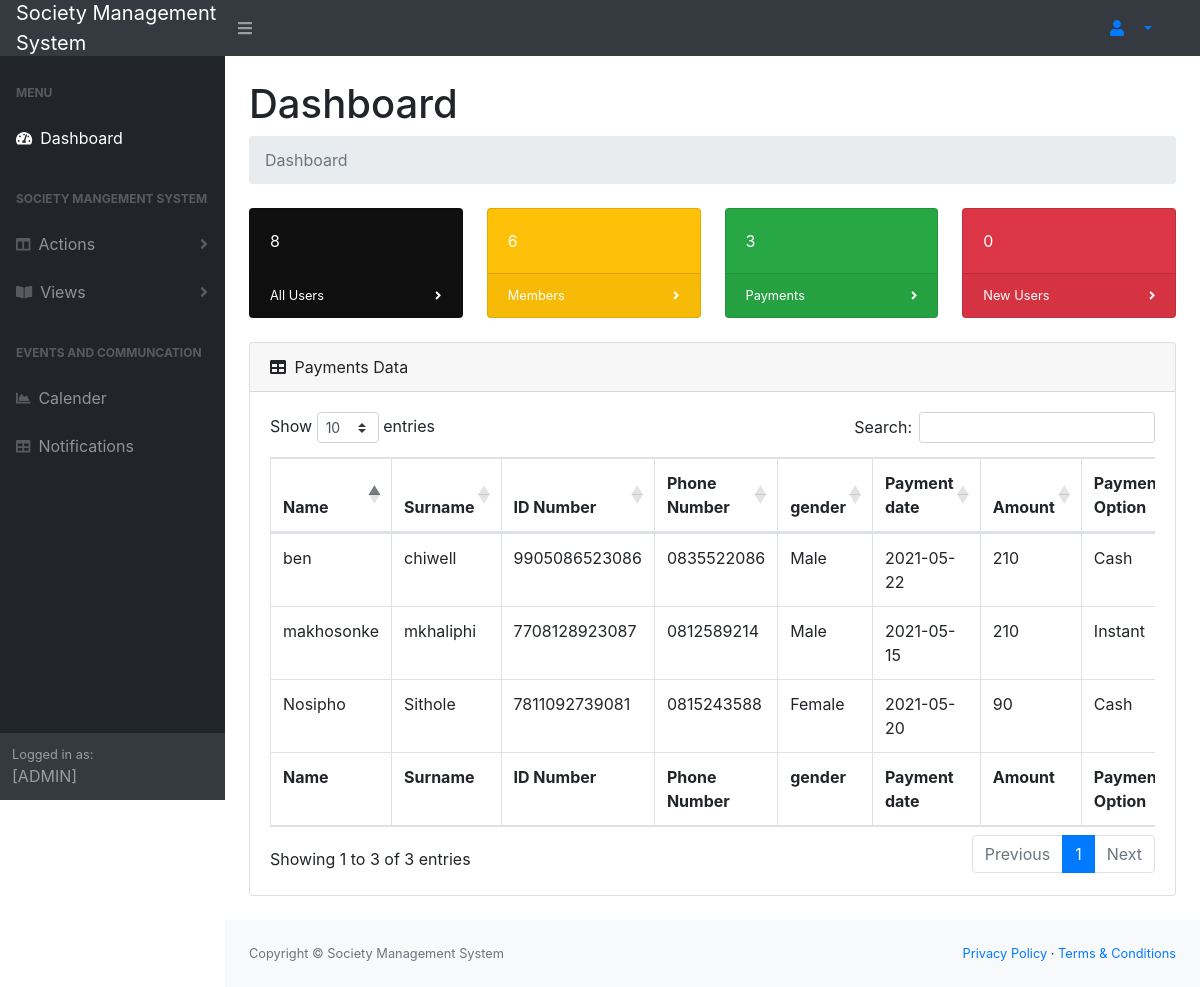
The app's page /admin.php with its own data.
### tables this page shows
CREATE TABLE `payment` (
  `payment_id` int(10) NOT NULL,
  `payment_date` varchar(12) NOT NULL,
  `amount` int(15) NOT NULL,
  `optionId` int(10) NOT NULL,
  `member_id` int(10) NOT NULL,
  `fee_id` int(10) NOT NULL
);

CREATE TABLE `member` (
  `memberId` int(10) NOT NULL,
  `name` varchar(25) NOT NULL,
  `surname` varchar(25) NOT NULL,
  `id` varchar(15) NOT NULL,
  `cell_no` varchar(12) NOT NULL,
  `status` varchar(15) NOT NULL,
  `start_date` varchar(10) NOT NULL,
  `gender` varchar(10) NOT NULL,
  `user_id` int(10) NOT NULL
);

CREATE TABLE `payment_option` (
  `optionId` int(10) NOT NULL,
  `name` varchar(20) NOT NULL
);

### admin.php (the view, shortened to what this page needs)
<?php
include("connection.php");
$name = $_SESSION['name'];
?>
<!DOCTYPE html>
<html lang="en">
    <head>
        <link href="css/styles.css" rel="stylesheet" />
        <link href="https://cdn.datatables.net/1.10.20/css/dataTables.bootstrap4.min.css" rel="stylesheet" />
    </head>
    <body class="sb-nav-fixed">
        <nav class="sb-topnav navbar navbar-expand navbar-dark bg-dark">
            <a class="navbar-brand" href="#">Society Management<br/> System</a>
            <button class="btn btn-link bn-sm order-1 order-lg-0" id="sidebarToggle" href="#!"><i class="fas fa-bars"></i></button>
            <li class="nav-item dropdown no-arrow-none d-md-inline-block  ml-auto mr-0 mr-md-3 my-2 my-md-0">
              <a class="nav-link dropdown-toggle" href="#" id="userDropdown" role="button" data-toggle="dropdown" aria-haspopup="true" aria-expanded="false">
              <i class="fas fa-user fa-fw green-text"></i>
              </a>
            </li>
        </nav>
        <div id="layoutSidenav">
            <div id="layoutSidenav_nav">
                <nav class="sb-sidenav accordion sb-sidenav-dark" id="sidenavAccordion">
                    <div class="sb-sidenav-menu">
                        <div class="nav">
                            <div class="sb-sidenav-menu-heading">Menu</div>
                            <a class="nav-link" href="admin.php">
                                <div class="sb-nav-link-icon"><i class="fas fa-tachometer-alt"></i></div>
                                Dashboard
                            </a>
                            <div class="sb-sidenav-menu-heading">Society Mangement System</div>
                             <a class="nav-link collapsed" href="#" data-toggle="collapse" data-target="#collapseLayouts" aria-expanded="false" aria-controls="collapseLayouts">
                                <div class="sb-nav-link-icon"><i class="fas fa-columns"></i></div>
                                 Actions
                                <div class="sb-sidenav-collapse-arrow"><i class="fas fa-angle-down"></i></div>
                             </a>
                             <a class="nav-link collapsed" href="#" data-toggle="collapse" data-target="#collapsePages" aria-expanded="false" aria-controls="collapsePages">
                                <div class="sb-nav-link-icon"><i class="fas fa-book-open"></i></div>
                                Views
                                <div class="sb-sidenav-collapse-arrow"><i class="fas fa-angle-down"></i></div>
                             </a>
                            <div class="sb-sidenav-menu-heading">Events and Communcation</div>
                            <a class="nav-link" href="events.php">
                                <div class="sb-nav-link-icon"><i class="fas fa-chart-area"></i></div>
                                Calender
                            </a>
                            <a class="nav-link" href="notification.php">
                                <div class="sb-nav-link-icon"><i class="fas fa-table"></i></div>
                                Notifications
                            </a>
                        </div>
                    </div>
                    <div class="sb-sidenav-footer">
                        <div class="small">Logged in as:</div>
                        <?php echo $name. " [ADMIN]"; ?>
                    </div>
                </nav>
            </div>
            <div id="layoutSidenav_content">
                <main>
                    <div class="container-fluid">
                        <h1 class="mt-4">Dashboard</h1>
                        <ol class="breadcrumb mb-4">
                            <li class="breadcrumb-item active">Dashboard</li>
                        </ol>
                        <div class="row">
                            <div class="col-xl-3 col-md-6">
                                <div class="card bg-primary text-white mb-4">
                                    <?php
                                            $bids = "SELECT COUNT(*) as users FROM user ";
                                            $results1 = mysqli_query($con,$bids);
                                            while($row = mysqli_fetch_array($results1))
                                            {
                                                $tot = $row['users'];
                                            }
                                    ?>
                                    <div class="card-body"><?php  echo $tot?></div>
                                    <div class="card-footer d-flex align-items-center justify-content-between">
                                        <a class="small text-white stretched-link" href="users.php">All Users</a>
                                        <div class="small text-white"><i class="fas fa-angle-right"></i></div>
                                    </div>
                                </div>
                            </div>
                            <div class="col-xl-3 col-md-6">
                                <div class="card bg-warning text-white mb-4">
                                <?php
                                        $member = "SELECT COUNT(*) as members FROM member ";
                                        $results1 = mysqli_query($con,$member);
                                        while($row = mysqli_fetch_array($results1))
                                        {
                                            $sub = $row['members'];
                                        }
                                ?>
                                    <div class="card-body"><?php echo $sub;  ?> </div>
                                    <div class="card-footer d-flex align-items-center justify-content-between">
                                        <a class="small text-white stretched-link" href="membersReport.php">Members</a>
                                        <div class="small text-white"><i class="fas fa-angle-right"></i></div>
                                    </div>
                                </div>
                            </div>
                            <div class="col-xl-3 col-md-6">
                                <div class="card bg-success text-white mb-4">
                                <?php
                                        $payment = "SELECT COUNT(*) as pay FROM payment ";
                                        $results2 = mysqli_query($con,$payment);
                                        while($row = mysqli_fetch_array($results2))
                                        {
                                            $pay = $row['pay'];
                                        }
                                ?>
                                    <div class="card-body"><?php echo $pay ?>  </div>
                                    <div class="card-footer d-flex align-items-center justify-content-between">
                                        <a class="small text-white stretched-link" href="paymentReports.php">Payments</a>
                                        <div class="small text-white"><i class="fas fa-angle-right"></i></div>
                                    </div>
                                </div>
                            </div>
                            <div class="col-xl-3 col-md-6">
                                <div class="card bg-danger text-white mb-4">
                                  <?php
                                        $payQuery = "SELECT count(*) new
                                        FROM user u, user_role m, role r
                                        WHERE u.userId = m.user_id
                                        AND r.role_id = m.role_id
                                        AND DATE(u.createDate) = CURDATE()";
                                        $results4 = mysqli_query($con,$payQuery);
                                        while($row = mysqli_fetch_array($results4))
                                        {
                                            $new = $row['new'];
                                        }
                                ?>
                                    <div class="card-body"> <?php echo $new; ?> </div>
                                    <div class="card-footer d-flex align-items-center justify-content-between">
                                        <a class="small text-white stretched-link" href="newUsers.php">New Users</a>
                                        <div class="small text-white"><i class="fas fa-angle-right"></i></div>
                                    </div>
                                </div>
                            </div>
                        </div>
                        <div class="card mb-4">
                            <div class="card-header">
                                <i class="fas fa-table mr-1"></i>
                                Payments Data
                            </div>
                            <div class="card-body">
                                <div class="table-responsive">
                                    <table class="table table-bordered" id="dataTable" width="100%" cellspacing="0">
                                        <thead>
                                            <tr>
                                            <th>Name</th>
                                                <th>Surname</th>
                                                <th>ID Number</th>
                                                <th>Phone Number</th>
                                                <th>gender</th>
                                                <th>Payment date</th>
                                                <th>Amount</th>
                                                <th>Payment Option</th>
                                            </tr>
                                        </thead>
                                        <tfoot>
                                            <tr>
                                                <th>Name</th>
                                                <th>Surname</th>
                                                <th>ID Number</th>
                                                <th>Phone Number</th>
                                                <th>gender</th>
                                                <th>Payment date</th>
                                                <th>Amount</th>
                                                <th>Payment Option</th>
                                            </tr>
                                        </tfoot>
                                        <tbody>
                                             <?php
                                               $payQuery = "SELECT m.name,m.surname,m.id ,m.cell_no,m.gender,p.payment_date,p.amount,o.name as OptionName,f.name membershipName
                                                            FROM member m,payment p,payment_option o,membership_fee f
                                                             WHERE m.memberId = p.member_id
                                                             AND o.optionId = p.optionId
                                                              AND p.fee_id = f.fee_id";
                                               $payment = mysqli_query($con,$payQuery);
                                               while($data = mysqli_fetch_array($payment))
                                               {
                                                   $name = $data['name'];
                                                   $surname = $data['surname'];
                                                   $id = $data['id'];
                                                   $cell = $data['cell_no'];
                                                   $gender = $data['gender'];
                                                   $date = $data['payment_date'];
                                                   $amount = $data['amount'];
                                                   $option = $data['OptionName'];
                                               ?>
                                               <tr>
                                                    <td> <?php echo $name;  ?>  </td>
                                                    <td> <?php echo $surname;  ?> </td>
                                                    <td> <?php echo $id;  ?> </td>
                                                    <td> <?php echo $cell;  ?> </td>
                                                    <td> <?php echo $gender;  ?> </td>
                                                    <td> <?php echo $date;  ?> </td>
                                                    <td> <?php echo $amount;  ?> </td>
                                                    <td> <?php echo $option;  ?> </td>
                                                </tr>
                                               <?php
                                               }
                                              ?>
                                        </tbody>
                                    </table>
                                </div>
                            </div>
                        </div>
                    </div>
                </main>
                <footer class="py-4 bg-light mt-auto">
                    <div class="container-fluid">
                        <div class="d-flex align-items-center justify-content-between small">
                        <div class="text-muted">Copyright &copy; Society Management System</div>
                            <div>
                                <a href="#">Privacy Policy</a>
                                &middot;
                                <a href="#">Terms &amp; Conditions</a>
                            </div>
                        </div>
                    </div>
                </footer>
            </div>
        </div>
    </body>
</html>

### records on screen
payment: member.name "ben", member.surname "chiwell", member "9905086523086", member.cell_no "0835522086", member.gender "Male", payment_date "2021-05-22", amount "210", optionId.name "Cash"
payment: member.name "makhosonke", member.surname "mkhaliphi", member "7708128923087", member.cell_no "0812589214", member.gender "Male", payment_date "2021-05-15", amount "210", optionId.name "Instant"
payment: member.name "Nosipho", member.surname "Sithole", member "7811092739081", member.cell_no "0815243588", member.gender "Female", payment_date "2021-05-20", amount "90", optionId.name "Cash"

### other values on screen
$tot "8"
$sub "6"
$pay "3"
$new "0"
